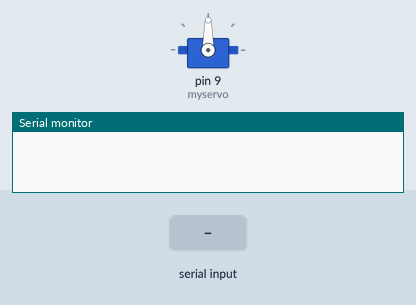
Simulated run of this sketch. Board: Arduino Uno, built with avr-gcc and run on an emulated ATmega328P. Shown: servo, the last lines printed to the serial monitor. The inputs (shaded band) are chosen by the test bench.

Above: at 1.2 s.
1.3 s: "clock 90\n" received over Serial
At 2.6 s:
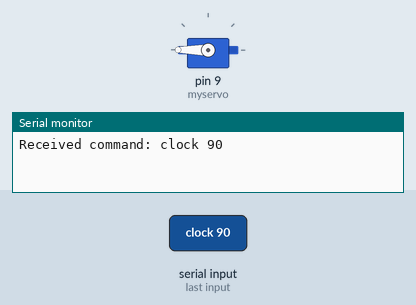
4.3 s: "anti 90\n" received over Serial
At 4.8 s:
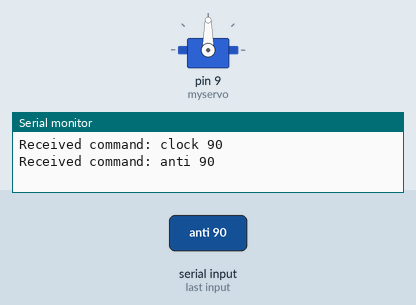
5.8 s: "anti 90\n" received over Serial
At 7.2 s:
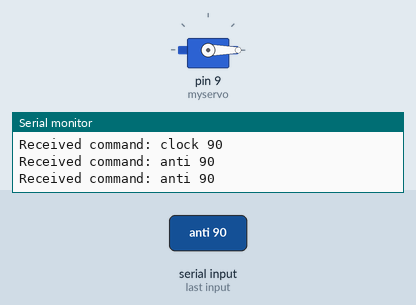
Timing chart, 0 to 8.3 s (numbered marks = the images above; inputs shaded):
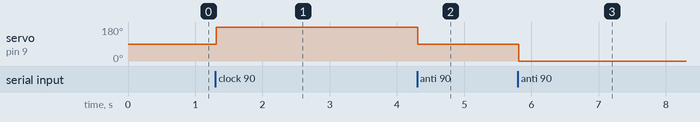

The sketch:

sketch_dec30a.ino
```cpp
#include <Servo.h>

Servo myservo;  // create servo object to control a servo

void setup() {
  myservo.attach(9);  // attaches the servo on pin 9 to the servo object
  Serial.begin(9600); // initialize serial communication
}

void loop() {
  if (Serial.available() > 0) {
    String command = Serial.readStringUntil('\n');  // read the incoming data until newline character
    Serial.print("Received command: ");
    Serial.println(command);

    // Check the command and control the servo accordingly
    if (command.startsWith("clock ")) {
      int degrees = command.substring(6).toInt();  // Extract the numeric value after "clock "
      rotateClockwise(degrees);
    } else if (command.startsWith("anti ")) {
      int degrees = command.substring(5).toInt();  // Extract the numeric value after "anti "
      rotateAntiClockwise(degrees);
    } else {
      Serial.println("Unknown command");
    }
  }
}

void rotateClockwise(int degrees) {
  myservo.write(myservo.read() + degrees);
}

void rotateAntiClockwise(int degrees) {
  myservo.write(myservo.read() - degrees);
}
```

Measured:
- after the input at 1.3 s, servo on pin 9 (myservo): 90° → 180° at once
- after the input at 4.3 s, servo on pin 9 (myservo): 180° → 90° at once
- after the input at 5.8 s, servo on pin 9 (myservo): 90° → 0° at once
